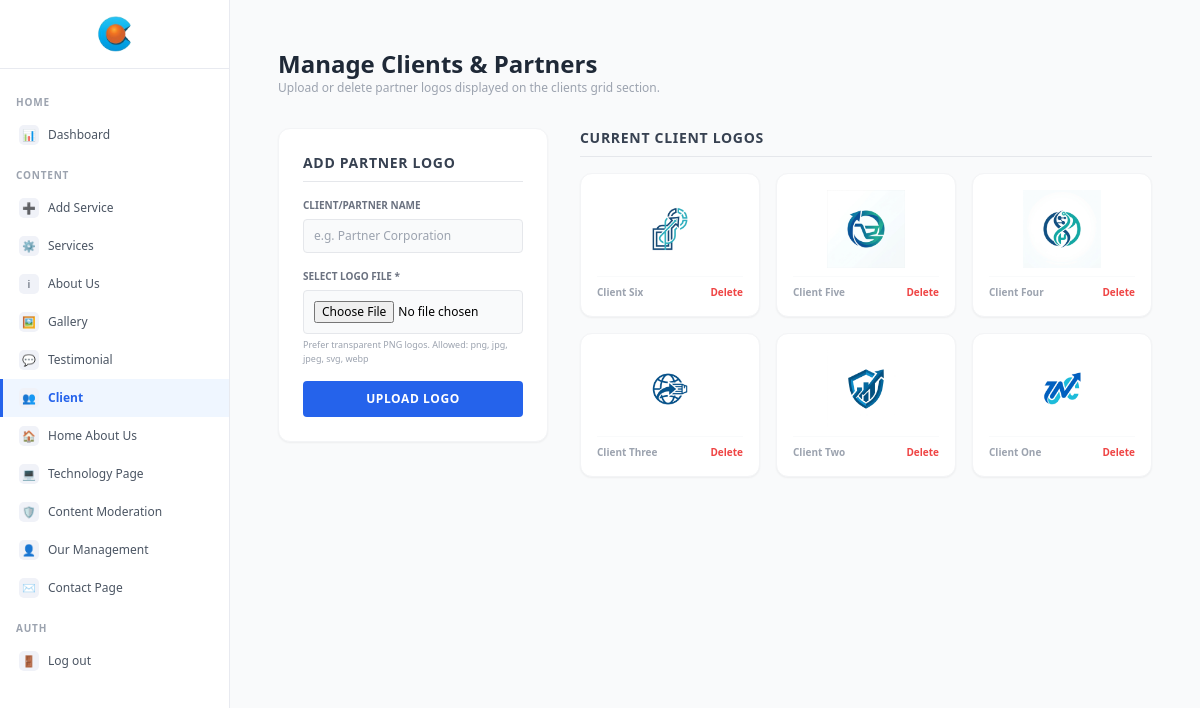
Screenshot of /admin/sections/clients.php (signed in) with the database file from the repository.
### tables this page shows
CREATE TABLE IF NOT EXISTS clients (
  id         INT AUTO_INCREMENT PRIMARY KEY,
  logo_url   VARCHAR(255) NOT NULL,
  name       VARCHAR(100)
);

### admin/sections/clients.php (the view, shortened to what this page needs)
<?php
require_once '../middleware/auth.php';
$clients = [];
if ($pdo) {
    try {
        $clients = $pdo->query("SELECT * FROM clients ORDER BY id DESC")->fetchAll();
    } catch(Exception $e) {
        $error = 'Failed to load clients: ' . $e->getMessage();
    }
}
?>
<!DOCTYPE html>
<html lang="en">
<head>
  <script src="https://cdn.tailwindcss.com"></script>
</head>
<body class="flex bg-gray-50 min-h-screen font-sans">
  <?php include '../includes/sidebar.php'; ?>
  <main class="flex-1 p-8 md:p-12">
    <div class="max-w-5xl mx-auto space-y-8">
      <div>
        <h1 class="text-2xl font-bold text-gray-800 font-poppins">Manage Clients & Partners</h1>
        <p class="text-xs text-gray-400">Upload or delete partner logos displayed on the clients grid section.</p>
      </div>
      <div class="grid grid-cols-1 lg:grid-cols-3 gap-8 items-start">
        <form method="POST" enctype="multipart/form-data" class="bg-white rounded-xl border border-gray-100 shadow-sm p-6 space-y-4">
          <h2 class="font-bold text-gray-700 text-sm uppercase tracking-wider mb-2 border-b pb-2">Add Partner Logo</h2>
          <div>
            <label class="block text-[10px] font-semibold text-gray-500 uppercase mb-1.5">Client/Partner Name</label>
            <input type="text" name="name" placeholder="e.g. Partner Corporation"
                   class="w-full bg-gray-50 border border-gray-200 focus:border-blue-500 rounded px-2.5 py-2 text-xs outline-none focus:bg-white transition-all">
          </div>
          <div>
            <label class="block text-[10px] font-semibold text-gray-500 uppercase mb-1.5">Select Logo File *</label>
            <input type="file" name="logo" required class="text-xs w-full bg-gray-50 p-2.5 rounded border border-gray-200">
            <p class="text-[9px] text-gray-400 mt-1">Prefer transparent PNG logos. Allowed: png, jpg, jpeg, svg, webp</p>
          </div>
          <button type="submit"
                  class="w-full bg-blue-600 hover:bg-blue-500 text-white font-bold py-2.5 rounded text-xs uppercase tracking-wider transition duration-300">
            Upload Logo
          </button>
        </form>
        <div class="lg:col-span-2 space-y-4">
          <h2 class="font-bold text-gray-700 text-sm uppercase tracking-wider border-b pb-2">Current Client Logos</h2>
          <div class="grid grid-cols-2 sm:grid-cols-3 gap-4">
            <?php if(empty($clients)): ?>
            <div class="col-span-3 bg-white rounded-xl border p-8 text-center text-xs text-gray-400">No partner logos uploaded yet.</div>
            <?php else: ?>
              <?php foreach($clients as $c): ?>
              <div class="bg-white border border-gray-100 rounded-xl p-4 shadow-sm flex flex-col justify-between items-center group h-36">
                <div class="h-20 flex items-center justify-center overflow-hidden w-full">
                  <img src="<?= htmlspecialchars($c['logo_url']) ?>" alt="" class="max-h-full max-w-full object-contain">
                </div>
                <div class="w-full pt-2 border-t border-gray-50 flex justify-between items-center text-[10px] mt-2">
                  <span class="text-gray-400 font-semibold line-clamp-1 max-w-[70px]"><?= htmlspecialchars($c['name'] ?: 'Partner') ?></span>
                  <a href="?delete=<?= $c['id'] ?>" class="text-red-500 hover:text-red-600 font-bold"
                     onclick="return confirm('Delete this logo?')">Delete</a>
                </div>
              </div>
              <?php endforeach; ?>
            <?php endif; ?>
          </div>
        </div>
      </div>
    </div>
  </main>
</body>
</html>

### rows the page displays
clients: logo_url (picture), name "Client Six"
clients: logo_url (picture), name "Client Five"
clients: logo_url (picture), name "Client Four"
clients: logo_url (picture), name "Client Three"
clients: logo_url (picture), name "Client Two"
clients: logo_url (picture), name "Client One"

### other values shown
$groupLabel "HOME"
$icon "📊"
$label "Dashboard"
$groupLabel "CONTENT"
$icon "➕"
$label "Add Service"
$icon "⚙"
$label "Services"
$icon "ℹ"
$label "About Us"
$icon "🖼"
$label "Gallery"
$icon "💬"
$label "Testimonial"
$icon "👥"
